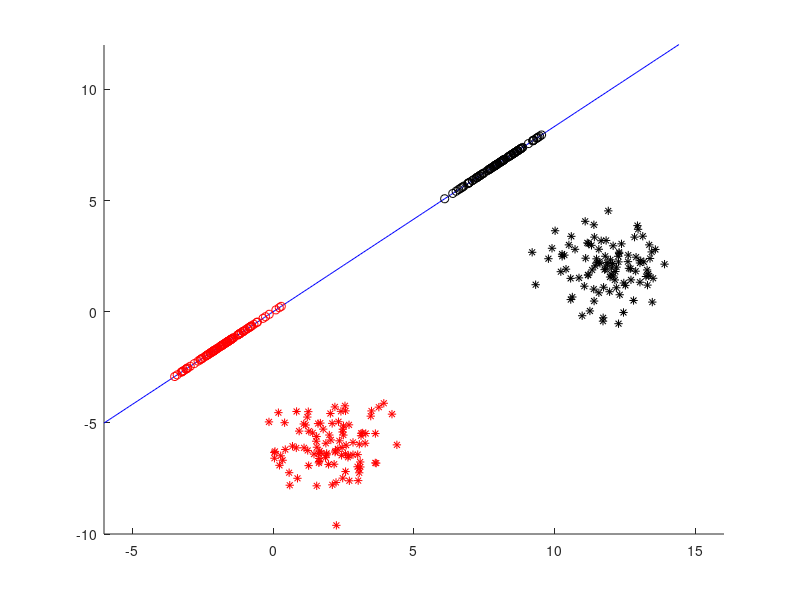
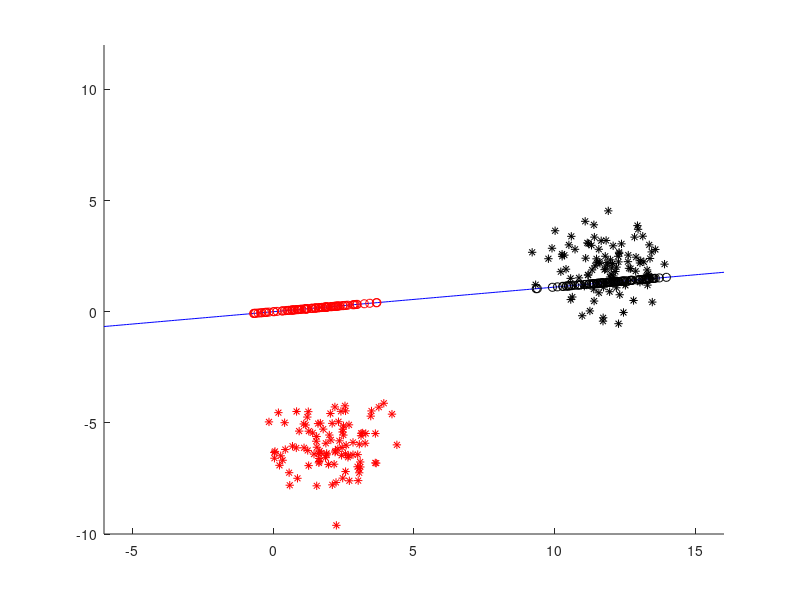
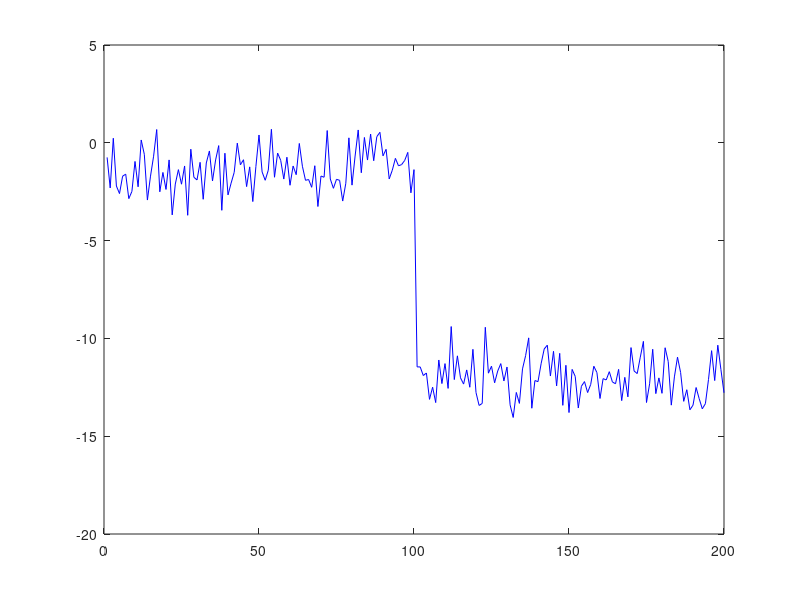

MATLAB code to generate these figures, in order:
clear all;close all;
L=200;
m=2;
X=rand(2,L)*6;
for ii=1:L
    if ii>L/2
        X(:,ii)=randn(m,1)+[12;2];
    else
        X(:,ii)=randn(m,1)+[2;-6];
    end
end
X1=X(:,1:L/2);
X2=X(:,1+L/2:end);

m1=mean(X1')';
m2=mean(X2')';
%Sd
Sd=(m1-m2)*(m1-m2)';

Ss=zeros(m);
for ii=1:L/2
    x1=X1(:,ii);
    x2=X2(:,ii);
    Ss=Ss+(x1-m1)*(x1-m1)'+(x2-m2)*(x2-m2)';
end

[U1,lamda]=eig(inv(Ss)*Sd);

w1=U1(:,1);
A=w1;

x1=-6:0.1:16;
y1=A(2)/A(1)*x1;

P1=A*inv(A'*A)*A'*X1;
P2=A*inv(A'*A)*A'*X2;


figure,hold on;
plot(x1,y1,'b');
plot(X1(1,:),X1(2,:),'r*');
plot(P1(1,:),P1(2,:),'ro');
plot(X2(1,:),X2(2,:),'k*');
plot(P2(1,:),P2(2,:),'ko');

axis([-6 16 -10 12]);
%% PCA
R=X*X';
[U2,lamda2]=svd(R);
w2=U2(:,1);
A=w2;
x1=-6:0.1:16;
y2=A(2)/A(1)*x1;
P1=A*inv(A'*A)*A'*X1;
P2=A*inv(A'*A)*A'*X2;

wsx=U2(:,1)'*X; 

figure,hold on;
plot(x1,y2,'b');
plot(X1(1,:),X1(2,:),'r*');
plot(P1(1,:),P1(2,:),'ro');
plot(X2(1,:),X2(2,:),'k*');
plot(P2(1,:),P2(2,:),'ko');
axis([-6 16 -10 12]);

figure,plot(wsx,'b');
